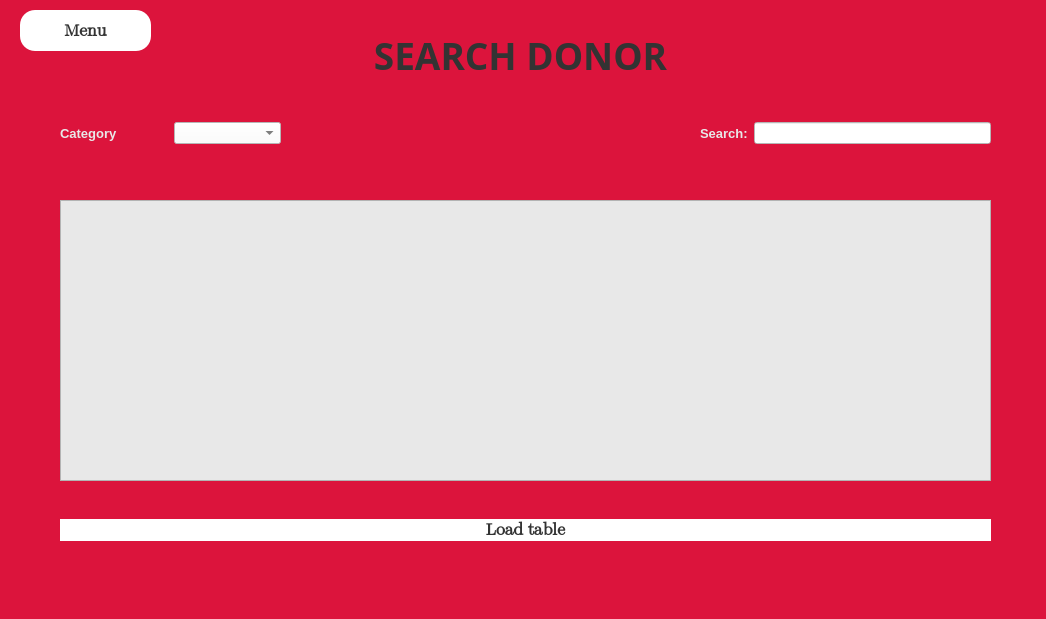
<?xml version="1.0" encoding="UTF-8"?>
<ui version="4.0">
 <class>searchDonor</class>
 <widget class="QMainWindow" name="searchDonor">
  <property name="geometry">
   <rect>
    <x>0</x>
    <y>0</y>
    <width>1046</width>
    <height>619</height>
   </rect>
  </property>
  <property name="windowTitle">
   <string>MainWindow</string>
  </property>
  <property name="styleSheet">
   <string notr="true">*{
background:#dc143c;
}</string>
  </property>
  <widget class="QWidget" name="centralwidget">
   <widget class="QTableView" name="tableView">
    <property name="geometry">
     <rect>
      <x>60</x>
      <y>200</y>
      <width>931</width>
      <height>281</height>
     </rect>
    </property>
    <property name="styleSheet">
     <string notr="true">*{
background:#e8e8e8;
color:black;
}</string>
    </property>
   </widget>
   <widget class="QLabel" name="label">
    <property name="geometry">
     <rect>
      <x>250</x>
      <y>10</y>
      <width>541</width>
      <height>91</height>
     </rect>
    </property>
    <property name="font">
     <font>
      <family>Segoe UI Semibold</family>
      <pointsize>28</pointsize>
      <weight>75</weight>
      <bold>true</bold>
     </font>
    </property>
    <property name="styleSheet">
     <string notr="true">*{
color:#333;
}</string>
    </property>
    <property name="text">
     <string>SEARCH DONOR</string>
    </property>
    <property name="alignment">
     <set>Qt::AlignCenter</set>
    </property>
   </widget>
   <widget class="QWidget" name="layoutWidget">
    <property name="geometry">
     <rect>
      <x>60</x>
      <y>120</y>
      <width>221</width>
      <height>26</height>
     </rect>
    </property>
    <layout class="QHBoxLayout" name="horizontalLayout">
     <item>
      <widget class="QLabel" name="label_2">
       <property name="font">
        <font>
         <family>Segoe UI</family>
         <pointsize>10</pointsize>
         <weight>75</weight>
         <bold>true</bold>
        </font>
       </property>
       <property name="styleSheet">
        <string notr="true">*{
background:transparent;
color:#e8e8e8;
}</string>
       </property>
       <property name="text">
        <string>Category</string>
       </property>
      </widget>
     </item>
     <item>
      <widget class="QComboBox" name="comboBox_categorySearch">
       <property name="styleSheet">
        <string notr="true">*{
background:white;
color:#333;
}</string>
       </property>
       <item>
        <property name="text">
         <string/>
        </property>
       </item>
       <item>
        <property name="text">
         <string>donor_id</string>
        </property>
       </item>
       <item>
        <property name="text">
         <string>first_name</string>
        </property>
       </item>
       <item>
        <property name="text">
         <string>last_name</string>
        </property>
       </item>
       <item>
        <property name="text">
         <string>email</string>
        </property>
       </item>
       <item>
        <property name="text">
         <string>contact</string>
        </property>
       </item>
       <item>
        <property name="text">
         <string>bloodGroup</string>
        </property>
       </item>
       <item>
        <property name="text">
         <string>gender</string>
        </property>
       </item>
      </widget>
     </item>
    </layout>
   </widget>
   <widget class="QWidget" name="layoutWidget">
    <property name="geometry">
     <rect>
      <x>700</x>
      <y>120</y>
      <width>291</width>
      <height>26</height>
     </rect>
    </property>
    <layout class="QHBoxLayout" name="horizontalLayout_2">
     <item>
      <widget class="QLabel" name="label_3">
       <property name="font">
        <font>
         <family>Segoe UI</family>
         <pointsize>10</pointsize>
         <weight>75</weight>
         <bold>true</bold>
        </font>
       </property>
       <property name="styleSheet">
        <string notr="true">*{
color:#e8e8e8;
background:transparent;
}</string>
       </property>
       <property name="text">
        <string>Search:</string>
       </property>
      </widget>
     </item>
     <item>
      <widget class="QLineEdit" name="lineEdit_search">
       <property name="styleSheet">
        <string notr="true">*{
background:white;
color:#333;
}</string>
       </property>
      </widget>
     </item>
    </layout>
   </widget>
   <widget class="QPushButton" name="pushButton_back">
    <property name="geometry">
     <rect>
      <x>20</x>
      <y>10</y>
      <width>131</width>
      <height>41</height>
     </rect>
    </property>
    <property name="font">
     <font>
      <family>Segoe UI Emoji</family>
      <pointsize>13</pointsize>
      <weight>75</weight>
      <bold>true</bold>
     </font>
    </property>
    <property name="styleSheet">
     <string notr="true">*{
color:#333;
background:white;
border-radius:15px
}</string>
    </property>
    <property name="text">
     <string>Menu</string>
    </property>
   </widget>
   <widget class="QWidget" name="layoutWidget">
    <property name="geometry">
     <rect>
      <x>60</x>
      <y>500</y>
      <width>931</width>
      <height>61</height>
     </rect>
    </property>
    <layout class="QHBoxLayout" name="horizontalLayout_3">
     <item>
      <widget class="QPushButton" name="pushButton_loadTable">
       <property name="font">
        <font>
         <family>Segoe UI Emoji</family>
         <pointsize>13</pointsize>
         <weight>75</weight>
         <bold>true</bold>
        </font>
       </property>
       <property name="styleSheet">
        <string notr="true">*{
color:#333;
background:white;
border-radius:15px
}</string>
       </property>
       <property name="text">
        <string>Load table</string>
       </property>
      </widget>
     </item>
    </layout>
   </widget>
  </widget>
  <widget class="QMenuBar" name="menubar">
   <property name="geometry">
    <rect>
     <x>0</x>
     <y>0</y>
     <width>1046</width>
     <height>25</height>
    </rect>
   </property>
  </widget>
  <widget class="QStatusBar" name="statusbar"/>
 </widget>
 <resources/>
 <connections/>
</ui>
